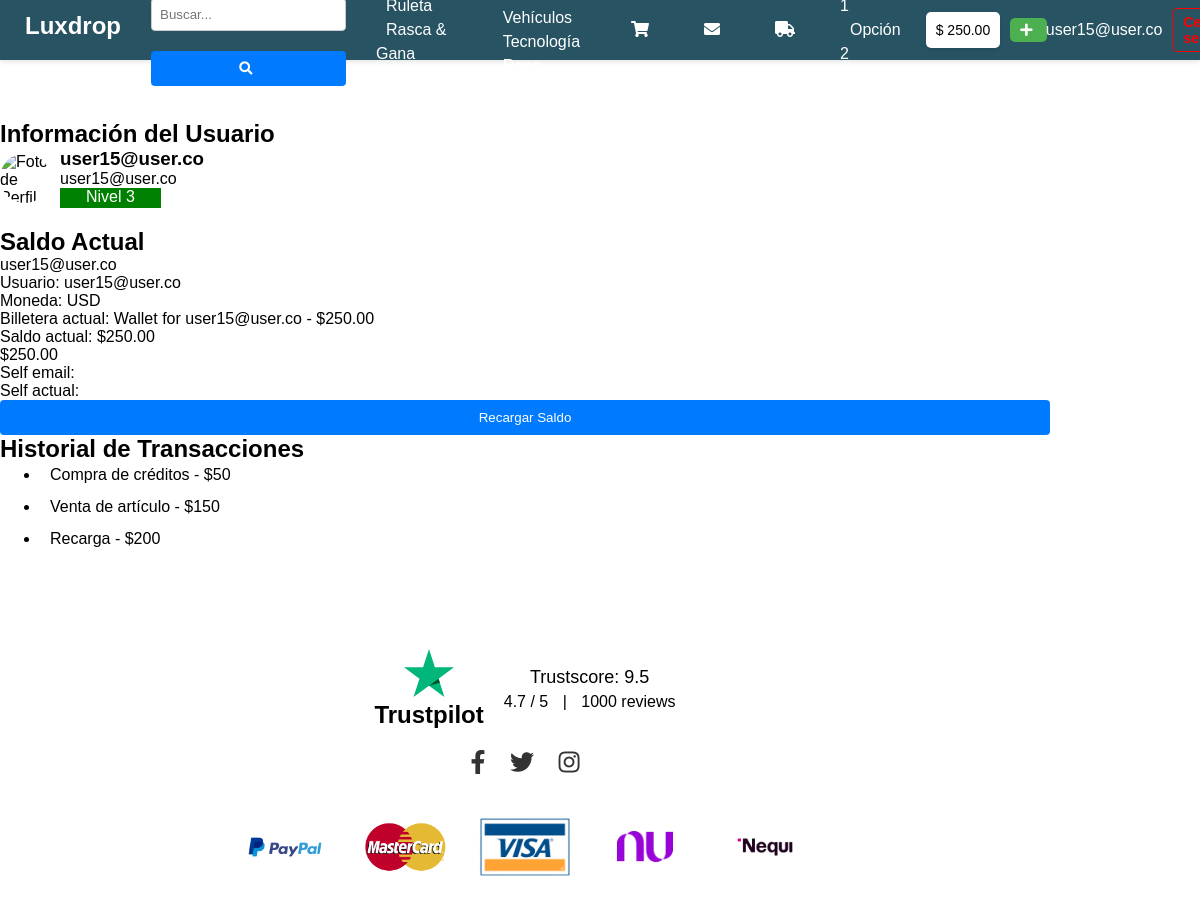
Page /wallet/ (signed in, upper part) on the earlier database version.
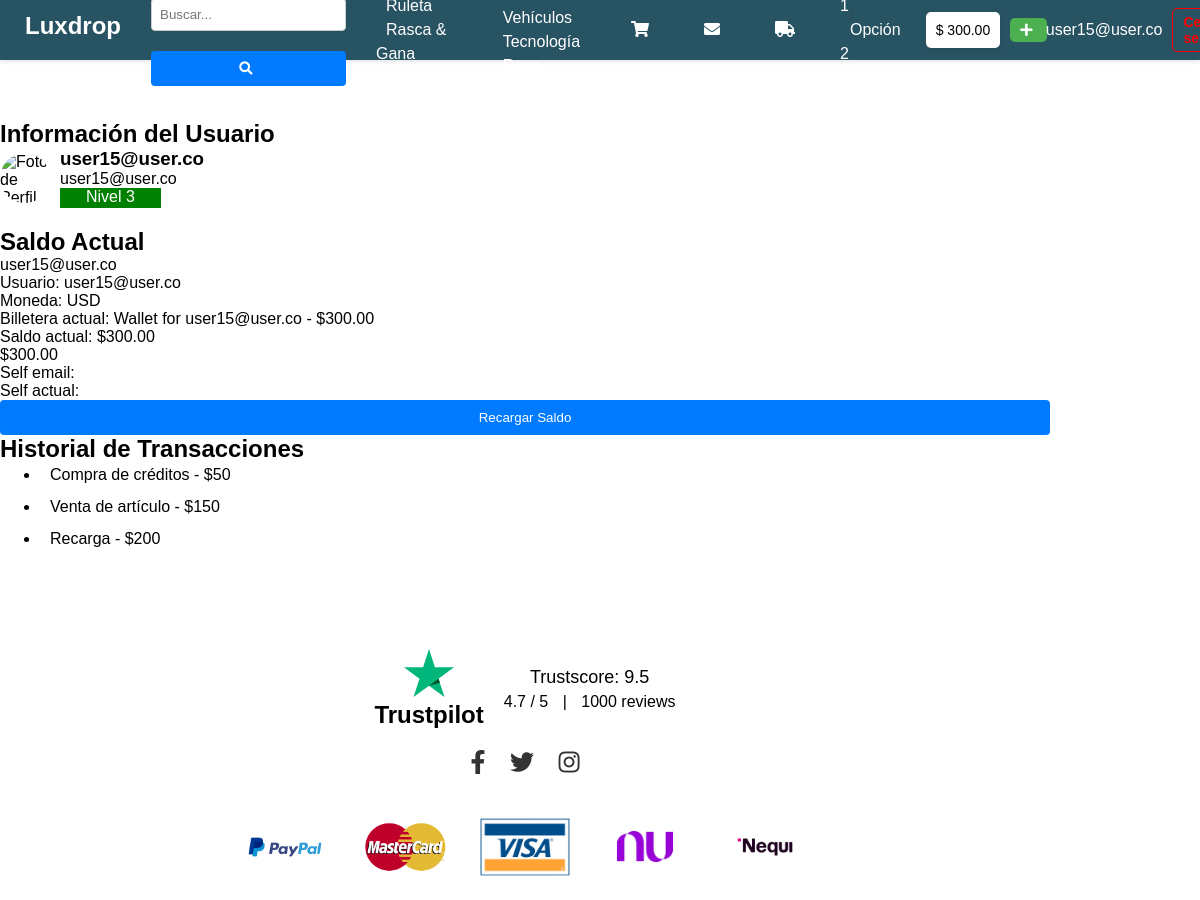
Same page on the later database version.
### Lucky/models.py (models this page shows)
class CustomUser(AbstractBaseUser, PermissionsMixin):
    ROLE_CHOICES = [
        ('superuser', 'Superuser'),
        ('admin', 'Admin'),
        ('manager', 'Manager'),
        ('customer', 'Customer'),
    ]
    email = models.EmailField(unique=True)
    date_joined = models.DateTimeField(default=timezone.now)
    last_login = models.DateTimeField(_('last login'), blank=True, null=True)
    first_name = models.CharField(max_length=50, blank=True)
    last_name = models.CharField(max_length=50, blank=True)
    is_active = models.BooleanField(default=True)
    is_staff = models.BooleanField(default=False)
    user_number = models.IntegerField(blank=True, null=True)
    is_verified = models.BooleanField(default=False, blank=True)
    groups = models.ManyToManyField(Group, related_name='customuser_set', blank=True)
    user_permissions = models.ManyToManyField(Permission, related_name='customuser_set', blank=True)
    role = models.CharField(max_length=50, choices=ROLE_CHOICES, default='customer')
    objects = CustomUserManager()
    USERNAME_FIELD = 'email'
    REQUIRED_FIELDS = []
    class Meta:
        db_table = 'Auth'
        verbose_name = _('user')
        verbose_name_plural = _('users')
    def __str__(self):
        return self.email

class Wallet(models.Model):
    user = models.OneToOneField(CustomUser, on_delete=models.CASCADE, related_name='wallet')
    user_email = models.EmailField(unique=True)
    currency = models.CharField(max_length=3, default='USD')
    last_update_date = models.DateTimeField(auto_now=True)
    amount = models.DecimalField(max_digits=10, decimal_places=2, default=0)
    def __str__(self):
        return f"Wallet for {self.user.email} - ${self.amount}"
    class Meta:
        db_table = 'Wallet'

### Lucky/views.py (the view)
# urls.py: path('wallet/', views.wallet, name='wallet'),
@login_required
def wallet(request):
    user = request.user
    try:
        wallet = Wallet.objects.get(user=user)
        saldo_actual = wallet.amount
    except Wallet.DoesNotExist:
        saldo_actual = 0
        wallet = None
    context = {
        'user': user,
        'wallet': wallet,
        'saldo_actual': saldo_actual,
    }
    return render(request, 'wallet.html', context)

### templates/wallet.html (shortened to what this page needs)
{% load static %}
<!DOCTYPE html>
<html lang="en">
<head>
    <link rel="stylesheet" href="https://cdnjs.cloudflare.com/ajax/libs/font-awesome/5.15.4/css/all.min.css">
    <link rel="stylesheet" href="{% static 'css/style.css' %}">
</head>
<body>
    <div class="page-wrapper">
        <div class="main-content">
           {% include 'header.html' %}
            <section class="user-info">
                <h2>Información del Usuario</h2>
                <div class="perfil">
                    <img src="perfil.jpg" alt="Foto de Perfil" class="foto-perfil">
                    <div class="info-perfil">
                        <h3>{{ user }}</h3>
                        <p>{{ user.email }}</p>
                        <div class="barra-experiencia">
                            <span style="width: 70%;">Nivel 3</span>
                        </div>
                    </div>
                </div>
            </section>
            <section class="amount-section" id="saldo">
                <h2>Saldo Actual</h2>
                <p>{{ user.email }}</p>
                <p>Usuario: {{ user }}</p>
                <p>Moneda: {{ user.wallet.currency }}</p>
                <p>Billetera actual: {{ user.wallet }}</p>
                <p>Saldo actual: ${{ user.wallet.amount }}</p>
                <p class="saldo-amount">${{ saldo_actual }}</p>
                <p>Self email: {{ self.user.email }}</p>
                <p>Self actual: {{ self.amount }}</p>
                <button class="recargarSaldoBtn" id="recargarSaldoBtn" onclick="recargarSaldo()" data-url="{% url 'transfer' %}">Recargar Saldo</button>
            </section>
            <section class="amount-transfer" id="transacciones-wallet">
                <h2>Historial de Transacciones</h2>
                <ul class="transacciones-wallet-lista">
                    <li>Compra de créditos - $50</li>
                    <li>Venta de artículo - $150</li>
                    <li>Recarga - $200</li>
                </ul>
            </section>
            {% include 'footer.html' %}
        </div>
        {% include 'modal_lugares.html' %}
    </div>
</body>
</html>

### templates/header.html (shortened to what this page needs)
{% load static %}
<!DOCTYPE html>
<html lang="en">
<head>
    <link rel="stylesheet" href="https://cdnjs.cloudflare.com/ajax/libs/font-awesome/5.15.4/css/all.min.css">
    <link rel="stylesheet" href="{% static 'css/header.css' %}">
</head>
<body>
    <header>
        <nav>
            <li class="title"><a href="{% url 'home' %}">Luxdrop</a></li>
            <ul id="navMenu">
                <li class="dropdown search-dropdown">
                    <div class="dropdown-content search-bar">
                        <input type="text" placeholder="Buscar..." id="searchInput">
                        <button type="submit"><i class="fas fa-search"></i></button>
                    </div>
                </li>
                <li class="dropdown">
                    <div class="dropdown-content">
                        <a href="{% url 'drop' %}">Ruleta</a>
                        <a href="#">Rasca & Gana</a>
                        <a href="#">Reacción</a>
                    </div>
                </li>
                <li class="dropdown">
                    <div class="dropdown-content">
                        <a href="#">Vivienda</a>
                        <a href="#">Vehículos</a>
                        <a href="#">Tecnología</a>
                        <a href="#">Ropa</a>
                        <a href="#">Accesorios</a>
                    </div>
                </li>
                <li><a href="{% url 'cart' %}"><i class="fas fa-shopping-cart"></i></a></li>
                <li><a href="#"><i class="fas fa-envelope"></i></a></li>
                <li><a id="delivery-icon" href="{% url 'delivery' %}"><i class="fas fa-truck"></i></a></li>
                <li class="dropdown">
                    <div class="dropdown-content">
                        <a href="#">Opción 1</a>
                        <a href="#">Opción 2</a>
                        <a href="#">Opción 3</a>
                    </div>
                </li>
            </ul>
            <div class="user-actions">
                <div class="saldo-box">
                    <p>$ {{ user.wallet.amount }}</p>
                </div>
                <button id="openModalButton" data-url="{% url 'transfer' %}"><i class="fas fa-plus"></i></button>
            </div>
            <div class="user-actions">
                <p class="username">{{ user.email }}</p>
                <a href="{% url 'index' %}" class="logout-button">Cerrar sesión</a>
            </div>
        </nav>
    </header>
</body>
</html>

Differences in the rows shown:
changed CustomUser "user15@user.co": wallet.amount "250.00" → "300.00"; wallet "Wallet for user15@user.co - $250.00" → "Wallet for user15@user.co - $300.00"
changed Wallet: amount "250.00" → "300.00"
